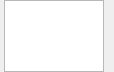
<?xml version="1.0" encoding="UTF-8"?>
<ui version="4.0">
 <class>ui::assets::studiomodel::ScenePanel</class>
 <widget class="QWidget" name="ui::assets::studiomodel::ScenePanel">
  <property name="geometry">
   <rect>
    <x>0</x>
    <y>0</y>
    <width>413</width>
    <height>81</height>
   </rect>
  </property>
  <property name="windowTitle">
   <string>Form</string>
  </property>
  <layout class="QHBoxLayout" name="MainLayout" stretch="0,1">
   <property name="sizeConstraint">
    <enum>QLayout::SetFixedSize</enum>
   </property>
   <property name="leftMargin">
    <number>4</number>
   </property>
   <property name="topMargin">
    <number>0</number>
   </property>
   <property name="rightMargin">
    <number>4</number>
   </property>
   <property name="bottomMargin">
    <number>0</number>
   </property>
   <item>
    <widget class="QListWidget" name="ObjectList">
     <property name="sizePolicy">
      <sizepolicy hsizetype="Expanding" vsizetype="Minimum">
       <horstretch>0</horstretch>
       <verstretch>0</verstretch>
      </sizepolicy>
     </property>
     <property name="maximumSize">
      <size>
       <width>16777215</width>
       <height>16777215</height>
      </size>
     </property>
     <property name="horizontalScrollBarPolicy">
      <enum>Qt::ScrollBarAsNeeded</enum>
     </property>
     <property name="sizeAdjustPolicy">
      <enum>QAbstractScrollArea::AdjustToContentsOnFirstShow</enum>
     </property>
    </widget>
   </item>
   <item>
    <widget class="QStackedWidget" name="ObjectStack">
     <property name="sizePolicy">
      <sizepolicy hsizetype="Preferred" vsizetype="Minimum">
       <horstretch>0</horstretch>
       <verstretch>0</verstretch>
      </sizepolicy>
     </property>
     <property name="currentIndex">
      <number>-1</number>
     </property>
    </widget>
   </item>
  </layout>
 </widget>
 <resources/>
 <connections/>
</ui>
